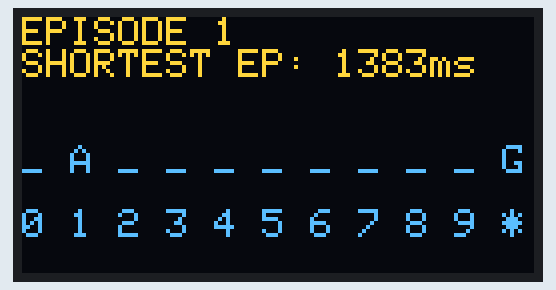
A program run on a simulated Raspberry Pi Pico W. Shown: 128×64 one-colour display. The OLED is the two-colour kind (top 16 rows yellow); the display library's start-up logo is not drawn; random numbers use the default seed unless the program sets one.

Above: at 6.05 s.
At 7.56 s:
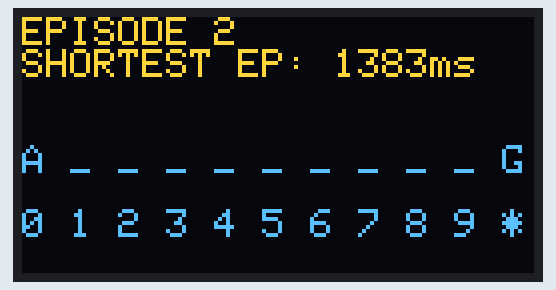
At 9.79 s:
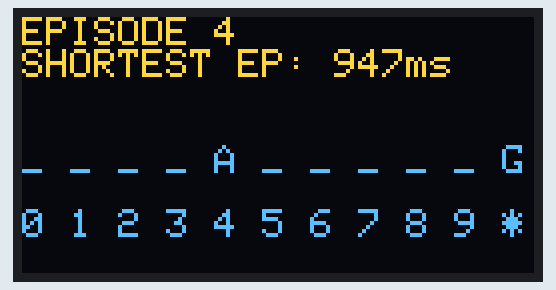
At 14.5 s:
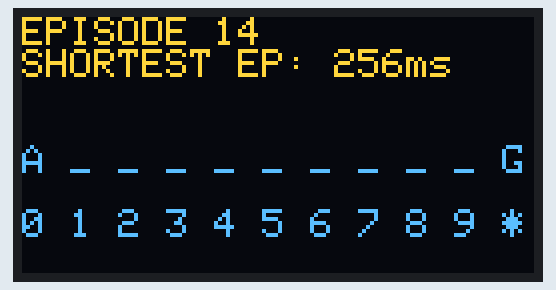
At 22.79 s:
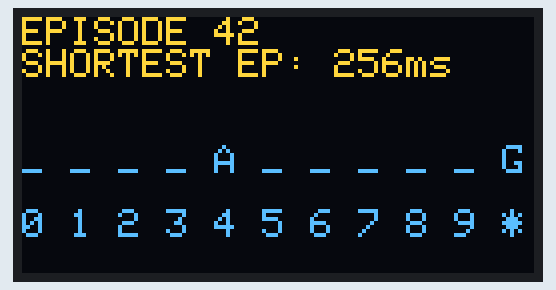
At 31.4 s:
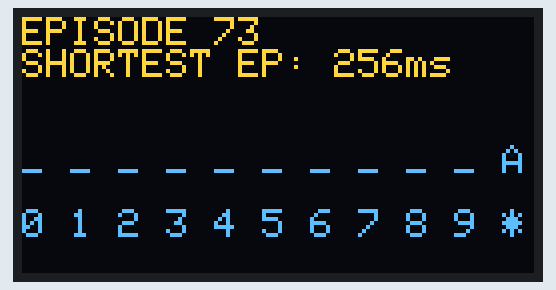

The program:

main.cpp
```cpp
#include <Arduino.h>
#include "Display.h"
#include <Wire.h>
#include <QAgent.h>
#include <LineWorld.h>
#include <tuple>

// ============ CONSTANTS ============ //

#define EPISODES 500

// ============ SYSTEM OBJECTS AND VARS ============ //

Display display; // Screen wrapper class

LineWorld env(10);
QAgent agent;

// ============ MAIN FUNCTIONS ============ //

void setup();
void loop();
void halt(String reason = "UNSPECIFIED");

// =========== HELPER FUNCTIONS =========== //
void dsp_loopScreen(int epNo, int agentPos, int shortestEp);

// ================================================================ //
// ================================================================ //
// ================================================================ //

void setup()
{
  Serial.begin(115200);
  delay(2000);

  display.begin();
}

void loop()
{

  int fastestTime = 1000000000;

  for (int episode = 0; episode < EPISODES; episode++) {

    int state = env.resetPosition();
    bool done = false;

    int start = millis();

    while(!done) {

      // Choose action and apply it to environment
      Directions1D action = static_cast<Directions1D>(agent.selectAction(state));
      EnvResponse response = env.step(action);

      // Update the agent's understanding based on environement response to action
      agent.update(
        state,
        action,
        response.reward,
        response.newPos
      );

      // Update position and check if we're done.
      state = response.newPos;
      done = response.isDone;

      // Display
      dsp_loopScreen(episode, state, fastestTime);

    }

    int timeTaken = millis() - start;
    if (timeTaken < fastestTime) fastestTime = timeTaken;

  }
}

// Display a halt message and halt the program, unspecified by default
void halt(String reason)
{
  display.writeLines(
      "Program Halted!", "",
      "Reason:",
      reason);

  while (1)
    sleep_ms(1000);
}

// Screen shown during the RL's main loop, showing the agent's position on a line.
void dsp_loopScreen(int epNo, int agentPos, int shortestEp) {

  String shortestEpisodeString = "";
  if (shortestEp == 1000000000) shortestEpisodeString = ("No data yet");
  else shortestEpisodeString = (String(shortestEp) + "ms");

  // Display agent on screen
  String environment = "_ _ _ _ _ _ _ _ _ _ G";
  String barometer =   "0 1 2 3 4 5 6 7 8 9 *";
  environment.setCharAt(agentPos*2, 'A');

  display.writeLines(
    "EPISODE " + String(epNo),
    "SHORTEST EP: " + shortestEpisodeString,
    "",
    ""
    "",
    environment,
    "",
    barometer
  );

}
```

Measured:
- what the display in image 2 shows lasts 0.4 s, from 9.6 s to 10.0 s
